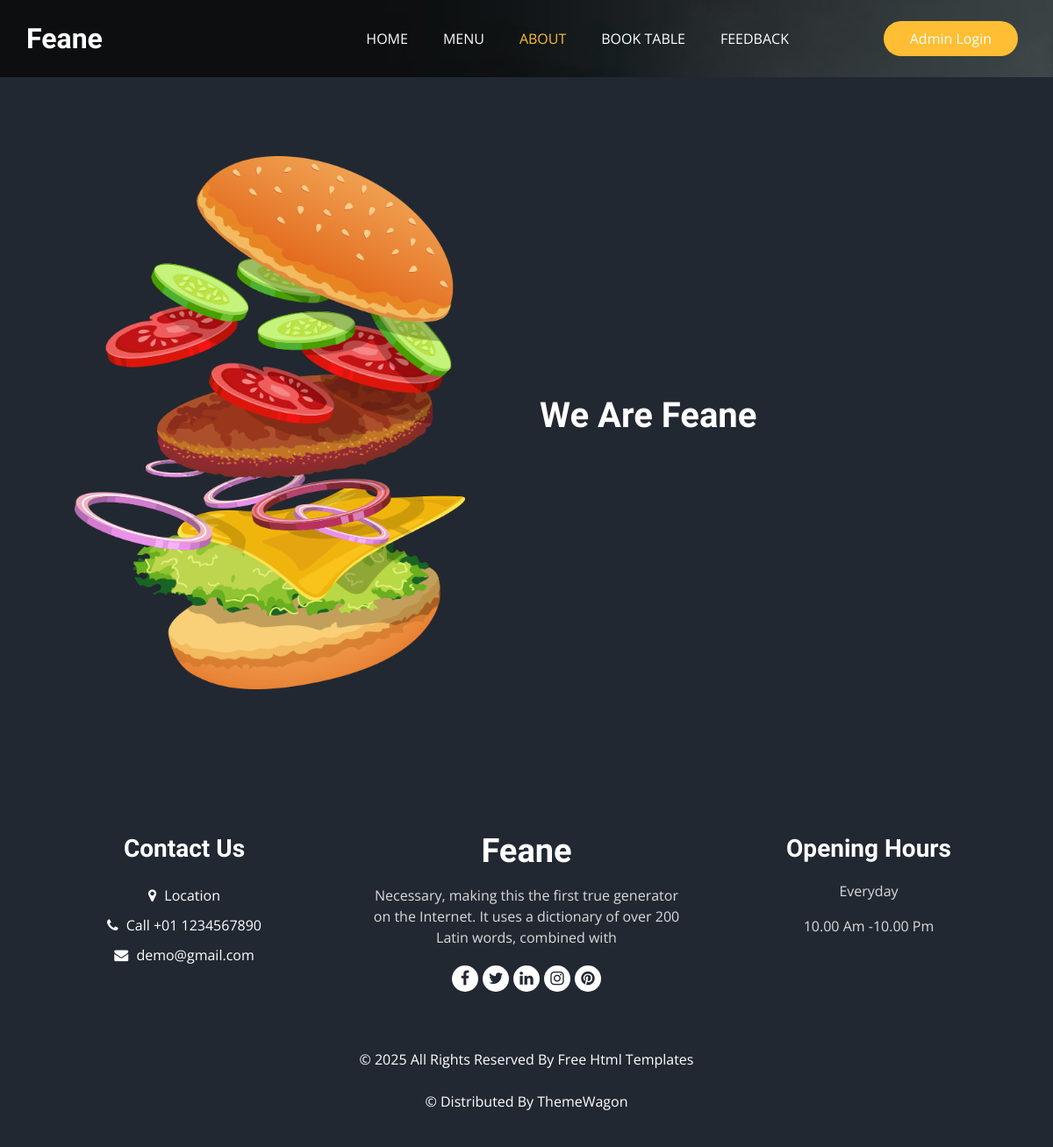
Before: /about with the older database file.
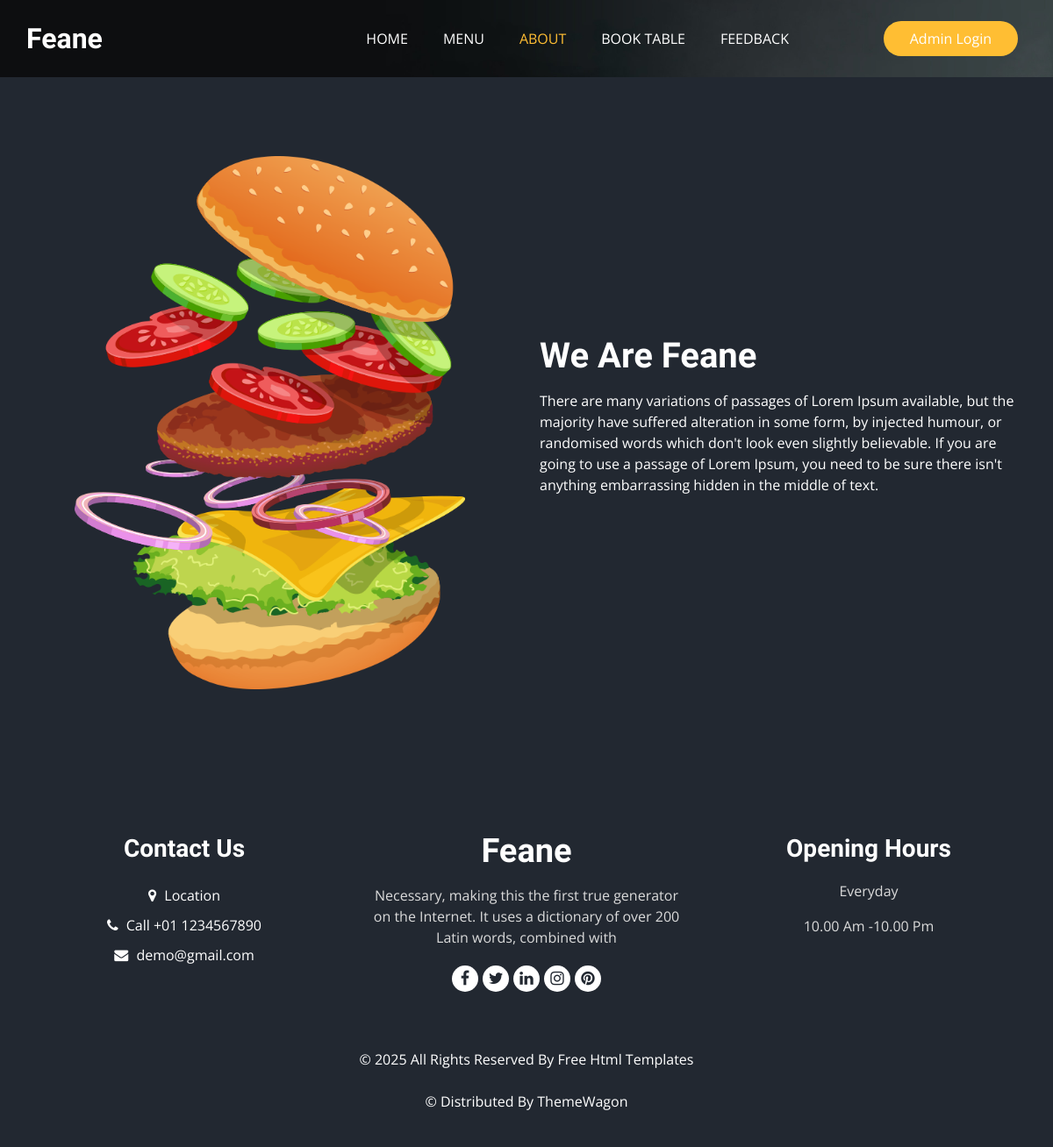
After: the same page with the newer database file.
### Base_App/models.py (models this page shows)
class AboutUs(models.Model):
    Description = models.TextField(blank=False)

### Base_App/views.py (the view)
# urls.py: path('about', AboutView, name="About"),
def AboutView(request):
    data = AboutUs.objects.all()
    return render(request, 'about.html', {'data': data})

### Template/about.html
{% extends "base.html" %}
{% load static %}
{% block class %}class="sub_page"{% endblock class %}
{% block about_status %}active{% endblock about_status %}
{% block main %}
<section class="about_section layout_padding">
    <div class="container  ">
      <div class="row">
        <div class="col-md-6 ">
          <div class="img-box">
            <img src="{% static 'images/about-img.png' %}" alt="">
          </div>
        </div>
        <div class="col-md-6">
          <div class="detail-box">
            <div class="heading_container">
              <h2>
                We Are Feane
              </h2>
            </div>
            <div>
              <p>
                {% for i in data %}
                  {{i.Description}}
                {% endfor %}
              </p>
            </div>
          </div>
        </div>
      </div>
    </div>
</section>
{% endblock main %}

Changed rows visible on the page:
added AboutUs: Description "There are many variations of passages of Lorem Ipsum available, but the majority have suffered alteration in some form, by injected humour, or randomised words which don't look even slightly believable. If you are going to use a passage of Lorem Ipsum, you need to be sure there isn't anything embarrassing hidden in the middle of text."
